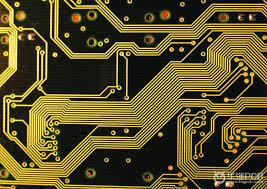
#> input picture itri_ai_g100_tutorials/src/test.JPG, 267 x 189 px
$ python main.py
#> lines starting #> are read from the running program, lines starting #| are printed output that depends on the picture; after the words box and inside, x2 and y2 are one past the last pixel; in counts of white or black regions, pixels touching at a corner belong together
#> further down, img is the input picture: shape (189, 267, 3); mean B, G, R 37.1, 80.5, 91.2
### itri_ai_g100_tutorials/src/ITRI_G1_roi.py
#!/usr/bin/env python
# coding: utf-8

# In[ ]:


from io import BytesIO

#import time, os, sys, platform, random, re
#import datetime as dt
import numpy as np
import cv2


#def pre_process(self,img): #by yuyun
def pre_process(img, roi):
    #print(img)
    img = cv2.cvtColor(img, cv2.COLOR_BGR2GRAY)
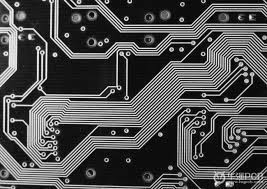
#> img: shape (189, 267); min 0, max 249, mean 78.7
    return img[roi[0]:roi[1],roi[2]:roi[3]]
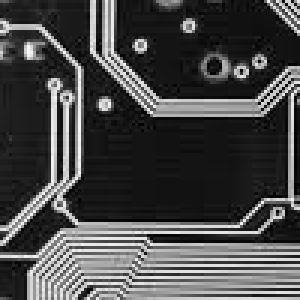
#> returned value: shape (100, 100) (shown 3 times larger); min 1, max 249, mean 72.1
    #return img[self.roi[0]:self.roi[1],self.roi[2]:self.roi[3]]

#def post_process(self, receive, height, width):   #by yuyun
# [6 lines left out: function post_process, not called in this run]

### itri_ai_g100_tutorials/src/ITRI_G1_thinning.py
import numpy as np

def neighbours(x, y, image):
    '''Return 8-neighbours of point p1 of picture, in order'''
    # define 8-neighbours
    #   P9 P2 P3
    #   P8 P1 P4
    #   P7 P6 P5
    i = image
    x1, y1, x_1, y_1 = x + 1, y - 1, x - 1, y + 1
    # print ((x,y))
    return [i[y1][x], i[y1][x1], i[y][x1], i[y_1][x1],  # P2,P3,P4,P5
            i[y_1][x], i[y_1][x_1], i[y][x_1], i[y1][x_1]]  # P6,P7,P8,P9

# calculate number of (0,1) set
def transitions(neighbours):
    n = neighbours + neighbours[0:1]  # P2, ... P9, P2
    return sum((n1, n2) == (0, 1) for n1, n2 in zip(n, n[1:]))


def thin(image_c,threshold):
#> called with threshold = 90
    image = np.where(image_c>threshold, 0, 1).astype("uint8")
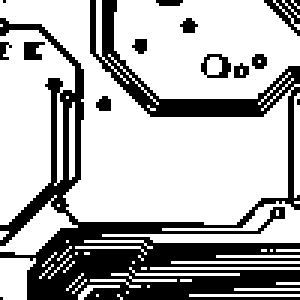
#> image: shape (100, 100) (shown 3 times larger); values 0 (black) and 1 (white), 69.8% white; 14 black regions (7 under 20 px), largest, box (x1, y1, x2, y2) and area: (0, 0, 100, 100) 2762, (88, 0, 100, 12) 58, (67, 18, 77, 26) 39
    changing1 = changing2 = [(-1, -1)]
    while changing1 or changing2:
        # Step 1 : right bottom check
        changing1 = []
        for y in range(1, len(image) - 1):
            for x in range(1, len(image[0]) - 1):
                P2, P3, P4, P5, P6, P7, P8, P9 = n = neighbours(x, y, image)
                if (image[y][x] == 1 and  # (Condition 0)
                        P4 * P6 * P8 == 0 and  # Condition 4
                        P2 * P4 * P6 == 0 and  # Condition 3
                        transitions(n) == 1 and  # Condition 2
                        2 <= sum(n) <= 6):  # Condition 1
                    changing1.append((x, y))
        for x, y in changing1: image[y][x] = 0
        # Step 2 : left top check
        changing2 = []
        for y in range(1, len(image) - 1):
            for x in range(1, len(image[0]) - 1):
                P2, P3, P4, P5, P6, P7, P8, P9 = n = neighbours(x, y, image)
                if (image[y][x] == 1 and  # (Condition 0)
                        P2 * P6 * P8 == 0 and  # Condition 4
                        P2 * P4 * P8 == 0 and  # Condition 3
                        transitions(n) == 1 and  # Condition 2
                        2 <= sum(n) <= 6):  # Condition 1
                    changing2.append((x, y))
        for x, y in changing2: image[y][x] = 0
#> this loop made 18 passes
#> pass 2, in neighbours (call 28813), `i = image`:
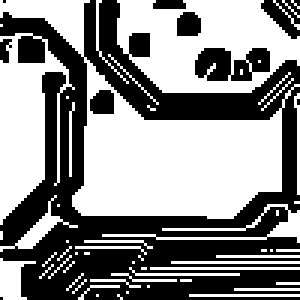
#> i: shape (100, 100) (shown 3 times larger); values 0 (black) and 1 (white), 53.9% white; 10 black regions (3 under 20 px), largest, box (x1, y1, x2, y2) and area: (0, 0, 100, 100) 4147, (65, 16, 90, 27) 198, (87, 0, 100, 13) 92
#> pass 3, in neighbours (call 38417), `i = image`:
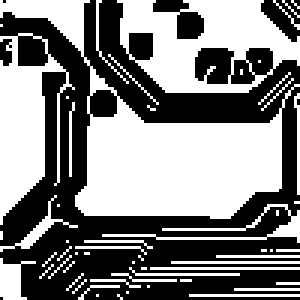
#> i: shape (100, 100) (shown 3 times larger); values 0 (black) and 1 (white), 50.3% white; 7 black regions (3 under 20 px), largest, box (x1, y1, x2, y2) and area: (0, 0, 100, 100) 4717, (51, 0, 68, 13) 116, (87, 0, 100, 14) 104, (0, 13, 4, 22) 28
#> after the loop:
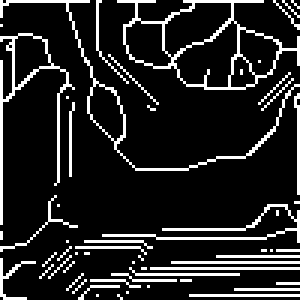
#> image: shape (100, 100) (shown 3 times larger); values 0 (black) and 1 (white), 13.9% white in thin lines or dots


    return image

### itri_ai_g100_tutorials/src/main.py
import cv2
import numpy as np
import matplotlib.pyplot as plt

from ITRI_G1_roi import pre_process
from ITRI_G1_thinning import thin

if __name__ == "__main__":
    # load image
    img = cv2.imread("test.JPG")

    # define ROI
    roi = [20,120,20,120] #[y_begin, y_end, x_begin, x_end]
    roi_img = pre_process(img, roi)

    #thinning
    thinning_result = thin(roi_img, 90)

    # show result
    plt.subplot(1,3,1)
    plt.imshow(img, vmin=0, vmax=255)
    plt.plot([roi[0]]*2, [roi[2],roi[3]], color="r")
    plt.plot([roi[1]]*2, [roi[2],roi[3]], color="r")
    plt.plot([roi[0],roi[1]], [roi[2]]*2, color="r")
    plt.plot([roi[0],roi[1]], [roi[3]]*2, color="r")
    plt.title("Original")
    plt.axis("off")
    plt.subplot(1,3,2)
    plt.imshow(roi_img, cmap="gray", vmin=0, vmax=255)
    plt.title("ROI")
    plt.axis("off")
    plt.subplot(1,3,3)
    plt.imshow(thinning_result, cmap="gray")
    plt.title("Thinning")
    plt.axis("off")
    plt.show()
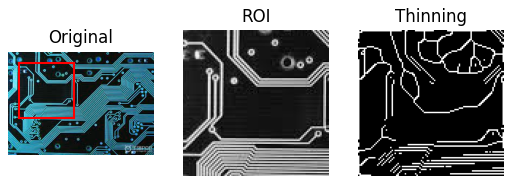
#> figure drawn by matplotlib, 3 panels; B, G, R data is drawn as R, G, B
